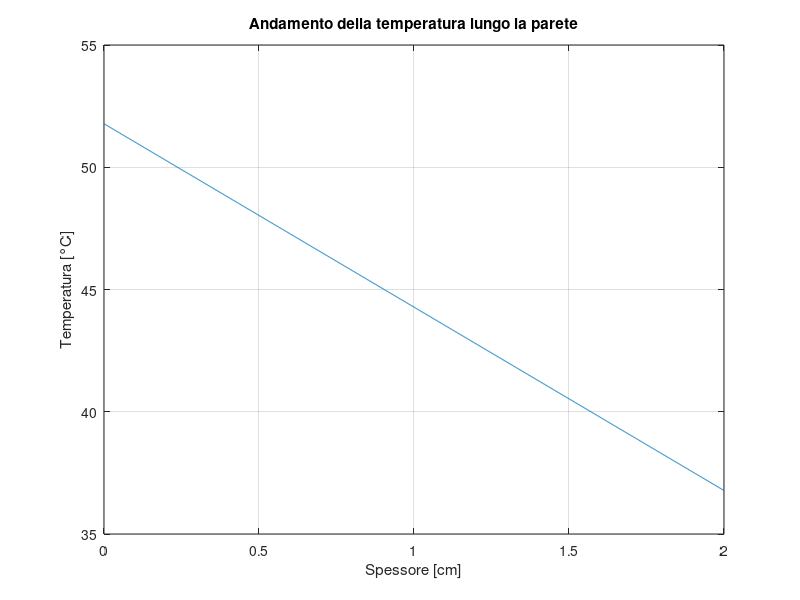

Source code (MATLAB):
% Esercitazione 8, esercizio 6
% Simone Canevarolo
% S269893
% 09/01/2024

clear all
close all
clc

%%

ll = 2e-2; % spessore [m]
kk = 0.10; % conducibilità termica [W/(m*K)]
Tamb = 25+273; % temperatura ambiente [K]
qf = 75; % flusso termico [W/m^2]
sigma = 5.67e-8; % costante di Boltzmann

dx = 1e-5; % [m]
xx = (0:dx:ll)';
NN = length(xx);

%%

Tguess = Tamb*ones(NN,1);
ii = 0;
iimax = 1e3;
toll = 1e-6;
err = toll + 1;

while err>toll && ii<iimax

ii = ii+1;

sub_diag = ones(NN,1);
main_diag = -2*ones(NN,1);
sup_diag = sub_diag;

Band = [[sub_diag(2:end);0],main_diag,[0;sup_diag(1:end-1)]];

AA = spdiags(Band,-1:1,NN,NN);

bb = zeros(NN,1);

% Dirichlet
AA(1,1) = -1;
AA(1,2) = 1;
bb(1) = -qf*dx/kk;

hirr = sigma*(Tguess(end)^2+Tamb^2)*(Tguess(end)+Tamb);

% irraggiamento a parete dx con punto fisso
AA(end,end-1) = -1;
AA(end,end) = 1+dx/kk*hirr;
bb(end) = Tamb*dx/kk*hirr;


TT = AA\bb;

err = norm(TT-Tguess)/norm(TT-Tamb);

Tguess = TT;

end

figure(1)
plot(xx*1e2,TT-273)
title('Andamento della temperatura lungo la parete')
xlabel('Spessore [cm]')
ylabel('Temperatura [°C]')
grid on